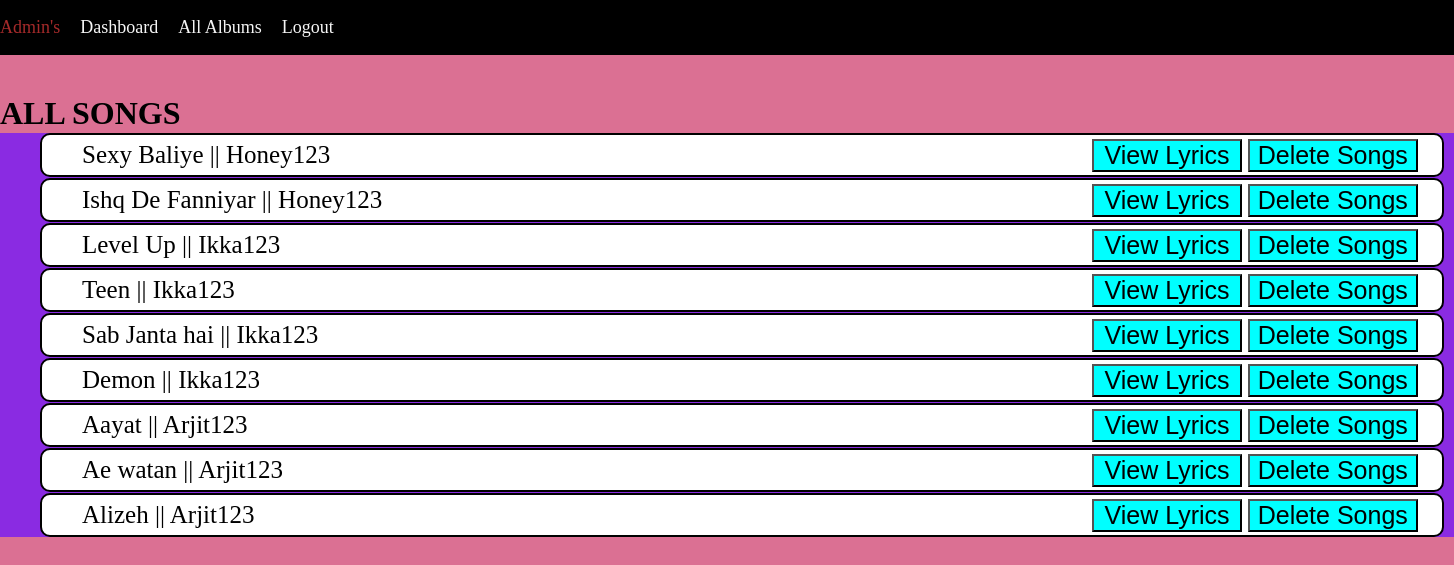
The page /alls on the database its author committed.
### model.py (models this page shows)
class Upload(db.Model):
    __tablename__='upload'
    id=db.Column('id',db.Integer,primary_key=True)
    Username=db.Column(db.String(30))
    Creator=db.Column(db.String(30))
    Genre=db.Column(db.String(40))
    title=db.Column(db.String(10))
    Date=db.Column(db.String(30))
    Lyrics=db.Column(db.String(900))

### main.py (the view)
@app.route('/alls',methods=['GET','POST'])
def alls():
    conn = sqlite3.connect('datab.sqlite3')
    cursor = conn.cursor()
    cursor.execute('SELECT title,Username FROM upload')
    data = cursor.fetchall()
    conn.close()
    return render_template('admininf.html',data=data)

### templates/admininf.html (shortened to what this page needs)
<html>
    <head>
    </head>
<body>
    <div class="navbar">
        <a style="color: brown;" id="ko" >Admin's</a>
        <a href="/admincreat">Dashboard </a>
        <a href="/adminalbums">All Albums </a>
        <a href="/logout">Logout</a>
    </div>
<h1 style="padding-top: 40px;">ALL SONGS</h1>
        <div class="zx" style="background-color: blueviolet;" method="GET">
            {% for items in data %}
                <div class="cv"><a id='sp'>{{ items[0]}} || {{ items[1]}}</a>
                    <form class="hj" action="/techno" method="POST">
                    <button type='submit' name='view_butto' style="font-size: 25px; background-color: aqua; width:150px;">View Lyrics</button>
                    <button type='submit' name='delete_butto' style="font-size: 25px; background-color: aqua; width:170px;">Delete Songs</button></form>
                </div>
                {% endfor%}
        </div>
</body></html>

### templates/admininf.html (style rules this page uses)
* { margin: 0px; padding: 0px; }
.navbar { display:flex; align-items: center; background-color: black; height:55px; color: aliceblue; font-family:Georgia, 'Times New Roman', Times, serif; }
body { background-color: palevioletred; }
.cv { margin-top: 1px; margin-left: 40px; width:1400px; height:40px; border: 2px solid; display: flex; flex-direction: column; font-size: 23px; font-family: Cambria, Cochin, Georgia, Times, 'Times New Roman', serif; background-color:white; border-radius: 10px; position: relative; }
.hj { margin-top: 4px; margin-left: 1050px; position: absolute; }
#sp { margin-top: 6px; margin-left:40px; color: black; font-size: 25px; }
a { padding-right: 20px; font-size: 18px; text-decoration: none; color: whitesmoke; }

### rows shown on the page
Upload: title "Sexy Baliye", Username "Honey123"
Upload: title "Ishq De Fanniyar", Username "Honey123"
Upload: title "Level Up", Username "Ikka123"
Upload: title "Teen", Username "Ikka123"
Upload: title "Sab Janta hai", Username "Ikka123"
Upload: title "Demon", Username "Ikka123"
Upload: title "Aayat", Username "Arjit123"
Upload: title "Ae watan", Username "Arjit123"
Upload: title "Alizeh", Username "Arjit123"
